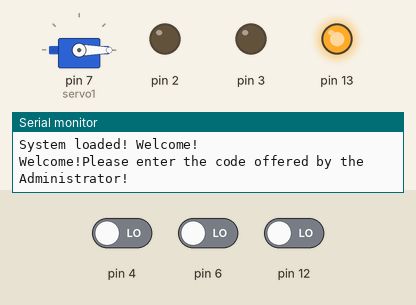
Bench run of a sketch on a simulated Arduino Uno, built with avr-gcc and run on an emulated ATmega328P. Shown: servo, output pins drawn as LEDs (lit = HIGH), the last lines printed to the serial monitor. Inputs (shaded band) come from the test bench; at power-on: pin 12 LOW, pin 4 LOW, pin 6 LOW.

Above: at 1.7 s.
1.8 s: pin 12 driven HIGH
At 2.6 s:
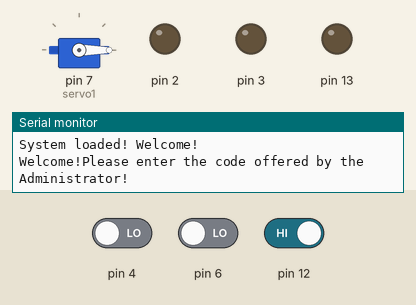
At 3.8 s:
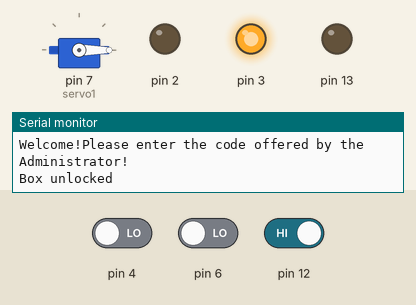
Timing chart, 0 to 5.3 s (numbered marks = the images above; inputs shaded):
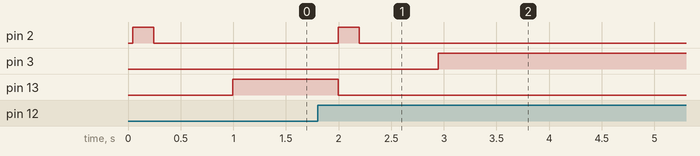

Measured:
- after the input at 1.8 s, pin 2: goes on until 2.2 s, then stays LOW; pin 3: LOW → HIGH after 1.1 s; pin 13: goes on until 2.0 s, then stays LOW

The sketch:

smart-lock.ino
```cpp
#include <Servo.h>

Servo servo1;
String serialread = "";
int motorpin = A0;
String passcode = "6512df4";
void setup() {
  Serial.begin(9600);
  Serial.print("system starting.");
  pinMode(2, OUTPUT);
  pinMode(3, OUTPUT);
  pinMode(4, INPUT);
  pinMode(12, INPUT);
  pinMode(13, OUTPUT);
  Serial.print(" .");
  servo1.attach(7);
  servo1.write(0);
  Serial.println(" .");
  Serial.println("System loaded! Welcome!");
  Serial.println("Welcome!Please enter the code offered by the Administrator!");
}

void loop() {
  if (digitalRead(4) == 1) {
    servo1.write(120);
    digitalWrite(3, 0);
    delay(1);
    serialread = "";
  }
  digitalWrite(2, 1);
  delay(200);
  digitalWrite(2, 0);
  delay(750);
  digitalRead(4);
  digitalRead(6);
  while (Serial.available() > 0) {
    serialread += char(Serial.read());
    delay(2);
  }
  if (serialread == passcode || digitalRead(12) == 1) { //passcode HERE!
    Serial.println("Box unlocked");
    servo1.write(0);
    digitalWrite(3, 1);
    delay(10000);
    digitalWrite(3, 0);
    delay(1);
    serialread = "";
  } else {
    if (serialread == ("hold" + passcode)) {
      servo1.write(0);
      digitalWrite(3, 1);
      delay(1750);
    } else {
      if (digitalRead(4) == 0) {
        digitalWrite(2, 0);
        delay(1);
        digitalWrite(13, HIGH);
        delay(1000);
        if (digitalRead(4) == 1);
        digitalWrite(13, LOW);
        delay(1);
        serialread = "";
      } else {
        if (serialread == 0) {
          Serial.println("Welcome!Please enter the code offered by the Administrator!"); //循环发出
        } else {
          Serial.println("ERROR!");
          Serial.print("The code:[");
          Serial.print(serialread);
          Serial.println("] was wrong!");
          delay(750);
          serialread = "";
        }
      }
    }
  }
}
```
